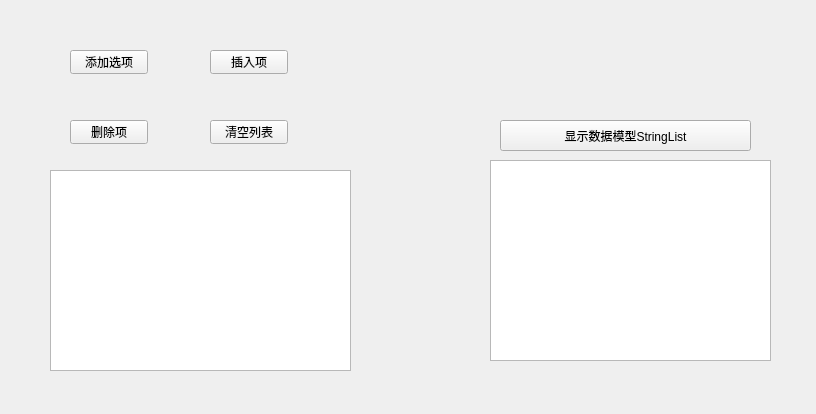
<?xml version="1.0" encoding="UTF-8"?>
<ui version="4.0">
 <class>Form</class>
 <widget class="QWidget" name="Form">
  <property name="geometry">
   <rect>
    <x>0</x>
    <y>0</y>
    <width>816</width>
    <height>414</height>
   </rect>
  </property>
  <property name="windowTitle">
   <string>Form</string>
  </property>
  <widget class="QListView" name="listView">
   <property name="geometry">
    <rect>
     <x>50</x>
     <y>170</y>
     <width>301</width>
     <height>201</height>
    </rect>
   </property>
  </widget>
  <widget class="QPlainTextEdit" name="plainTextEdit">
   <property name="geometry">
    <rect>
     <x>490</x>
     <y>160</y>
     <width>281</width>
     <height>201</height>
    </rect>
   </property>
  </widget>
  <widget class="QPushButton" name="btnList_Append">
   <property name="geometry">
    <rect>
     <x>70</x>
     <y>50</y>
     <width>78</width>
     <height>24</height>
    </rect>
   </property>
   <property name="text">
    <string>添加选项</string>
   </property>
  </widget>
  <widget class="QPushButton" name="btnList_Insert">
   <property name="geometry">
    <rect>
     <x>210</x>
     <y>50</y>
     <width>78</width>
     <height>24</height>
    </rect>
   </property>
   <property name="text">
    <string>插入项</string>
   </property>
  </widget>
  <widget class="QPushButton" name="btnList_Delete">
   <property name="geometry">
    <rect>
     <x>70</x>
     <y>120</y>
     <width>78</width>
     <height>24</height>
    </rect>
   </property>
   <property name="text">
    <string>删除项</string>
   </property>
  </widget>
  <widget class="QPushButton" name="btnList_Clear">
   <property name="geometry">
    <rect>
     <x>210</x>
     <y>120</y>
     <width>78</width>
     <height>24</height>
    </rect>
   </property>
   <property name="text">
    <string>清空列表</string>
   </property>
  </widget>
  <widget class="QPushButton" name="btnText_Display">
   <property name="geometry">
    <rect>
     <x>500</x>
     <y>120</y>
     <width>251</width>
     <height>31</height>
    </rect>
   </property>
   <property name="text">
    <string>显示数据模型StringList</string>
   </property>
  </widget>
 </widget>
 <resources/>
 <connections/>
</ui>
